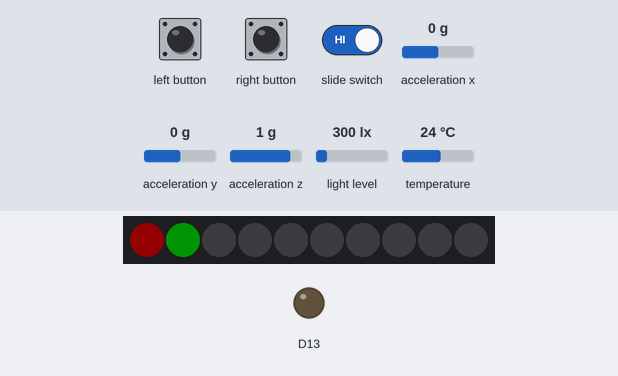
A sketch run on a simulated Adafruit Circuit Playground Express. Shown: 10 RGB LEDs in strip order, left to right, output pins drawn as LEDs (lit = HIGH). The test bench sets the inputs (shaded band); at power-on: acceleration y 0 g, acceleration x 0 g, light level 300 lx, acceleration z 1 g, temperature 24 °C. Dim RGB values are drawn brighter than linear.

Above: at 1.2 s.
1.3 s: slide switch set LOW
At 2.5 s:
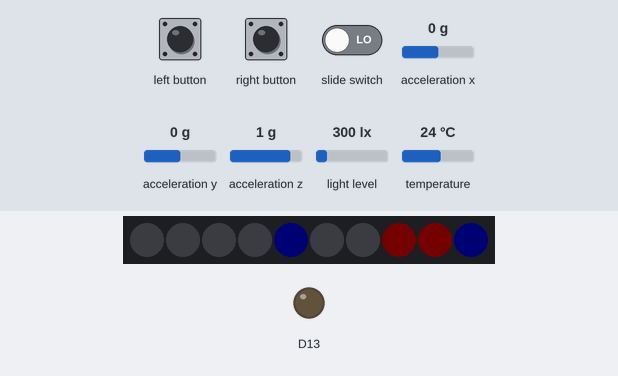
2.8 s: acceleration y set to -0.8 g
At 3.4 s:
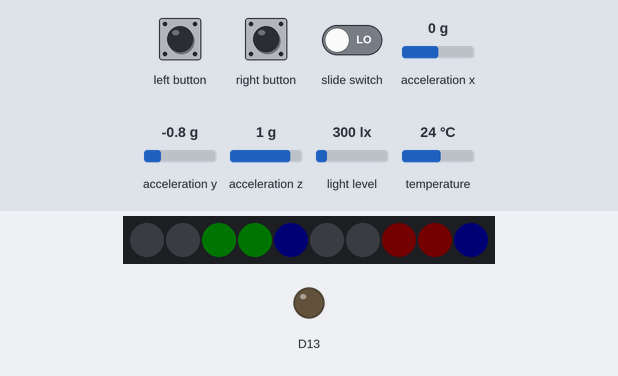
4.3 s: acceleration x set to -1.4 g
At 5.4 s:
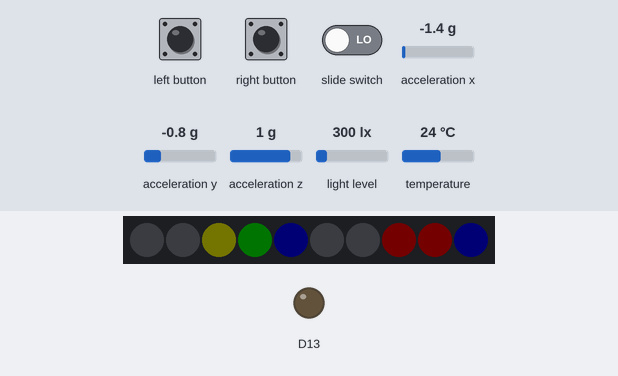
5.8 s: light level set to 40 lx
At 7.0 s:
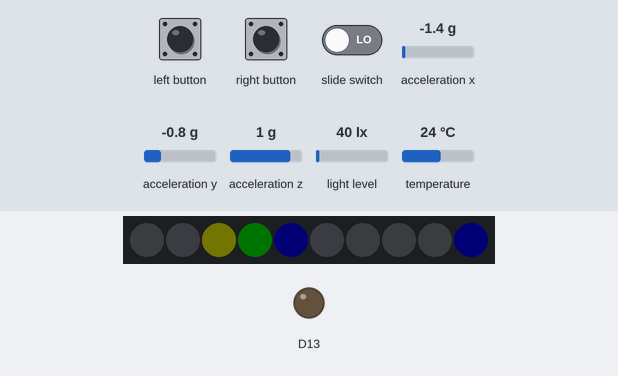
7.3 s: acceleration x set to 0 g
At 8.0 s:
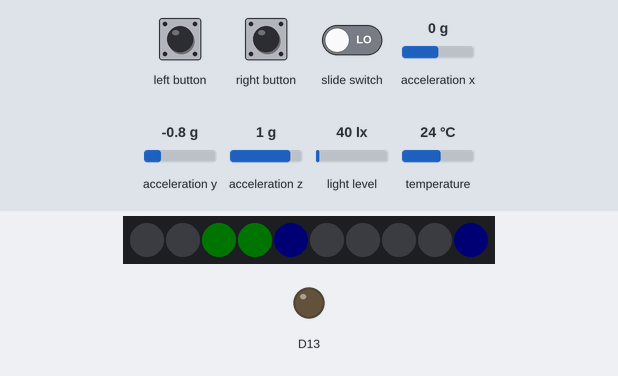
8.8 s: acceleration y set to -1.4 g
At 10.0 s:
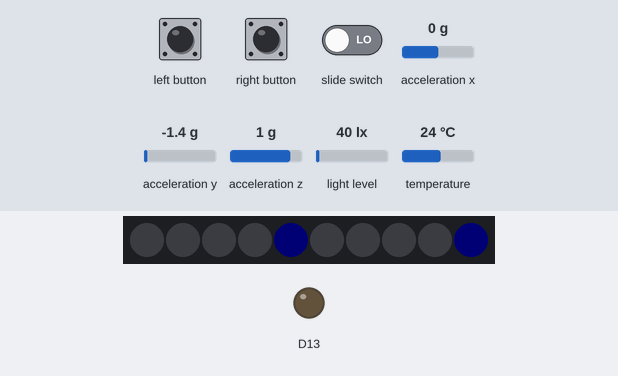
Timing chart, 0 to 11.3 s (numbered marks = the images above; inputs shaded):
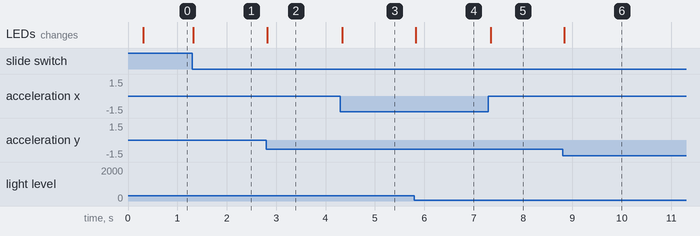

The sketch:

CPX_Serial_and_Data_Smoothing__NeoPixel__PATCH_Change6.10.ino
```cpp
///tried adding in averaging
#include <Adafruit_CircuitPlayground.h>

//const int numReadings = 20;
//int xReadings[numReadings];      // the readings from the analog input, added x b/c there was a "readings" in Heep's scaling code
//int readIndex = 0;              // the index of the current reading
//int total = 0;                  // the running total
//int averageLight = 0;                // the average

//for button counter
int buttonState      = 0;     // current state of the button
int lastButtonState  = 0;     // previous state of the button
int ledState         = 0;     // remember current led state
int patchNum = 1;

void setup() {
  CircuitPlayground.begin();
  Serial1.begin(115200);
  //    for (int thisReading = 0; thisReading < numReadings; thisReading++) {
  //    xReadings[thisReading] = 0;
  //    }
}

bool leftButton;
bool rightButton;
bool slideSwitch;
byte bytes[10];

int loopDelay = 10;

byte scaleReading(float reading, int offset, int divide) {
  byte byteReading = byte((reading + offset) / divide * 0xff);

  if (byteReading <= 0) {
    return 0;
  }
  if (byteReading > 254) {
    return 254;
  }
  return byteReading;

}

void ledReadings(byte x, byte y, byte z, byte sound, byte light) {
    CircuitPlayground.clearPixels();
    CircuitPlayground.setBrightness(1);
    CircuitPlayground.setPixelColor(0, x * 5,  100, 100);
    CircuitPlayground.setPixelColor(1, x * 5,  100, 100);
    CircuitPlayground.setPixelColor(2, x,  y * 5,  0);
    CircuitPlayground.setPixelColor(3, 100,  y * 5,  0);
    CircuitPlayground.setPixelColor(4, 100,  100,  z);
    CircuitPlayground.setPixelColor(5, 0,  sound,  0);
    CircuitPlayground.setPixelColor(6, 0, sound, 0);
    CircuitPlayground.setPixelColor(7, light, 0,  50);
    CircuitPlayground.setPixelColor(8, light,  0,  50);
    CircuitPlayground.setPixelColor(9, 125,  125,  255);
}

void loop() {

  //
  // // subtract the last reading:
  //  total = total - xReadings[readIndex];
  //  // read from the sensor:
  //  xReadings[readIndex] = CircuitPlayground.lightSensor();
  //  // add the reading to the total:
  //  total = total + xReadings[readIndex];
  //  // advance to the next position in the array:
  //  readIndex = readIndex + 1;
  //
  //  // if we're at the end of the array...
  //  if (readIndex >= numReadings) {
  //    // ...wrap around to the beginning:
  //    readIndex = 0;
  //  }
  //
  //  // calculate the average:
  //  averageLight = total / numReadings;

  byte light = CircuitPlayground.lightSensor();
  byte x = scaleReading(CircuitPlayground.motionX(), 10, 20);
  byte y = scaleReading(CircuitPlayground.motionY(), 10, 20);
  byte z = scaleReading(CircuitPlayground.motionZ(), 10, 20);
  byte sound = scaleReading(CircuitPlayground.mic.soundPressureLevel(10), -50, 50);
  byte temp = scaleReading(CircuitPlayground.temperatureF(), 60, 100);
  leftButton = CircuitPlayground.leftButton();
  rightButton = CircuitPlayground.rightButton();
  slideSwitch = CircuitPlayground.slideSwitch();

  bytes[0] = 0xff;
  bytes[1] = light;
  bytes[2] = x;
  bytes[3] = y;
  bytes[4] = z;
  bytes[5] = sound;
  bytes[6] = leftButton;
  bytes[7] = rightButton;
  bytes[8] = slideSwitch;
  bytes[9] = temp;
  bytes[10] = patchNum;
  Serial1.write(bytes, 11);

  buttonState = leftButton;

  // check if the button is pressed or released
  // by comparing the buttonState to its previous state
  if (buttonState != lastButtonState) {

    // change the state of the led when someone pressed the button
    if (slideSwitch == 1 && buttonState == 1) {
      patchNum++;
      if (patchNum > 9) {
        (patchNum = 0);
      }
    }

    // remember the current state of the button
    lastButtonState = buttonState;
  }

  if (slideSwitch == 1) {
    CircuitPlayground.clearPixels();
    for (int i = 0; i < 9; i++) {
      if (i < patchNum) {
        CircuitPlayground.setPixelColor(i, 255, 0, 0);
      }
    }
    CircuitPlayground.setPixelColor(patchNum, 0, 255, 0);
  }

  if (slideSwitch == 0) {
    ledReadings(x, y, z, sound, light);
  }

  delay(loopDelay);
}
```

Measured:
- after the input at 1.3 s, the LEDs: change at once (image 1)
- after the input at 2.8 s, the LEDs: change at once (image 2)
- after the input at 4.3 s, the LEDs: change at once (image 3)
- after the input at 5.8 s, the LEDs: change at once (image 4)
- after the input at 7.3 s, the LEDs: change after 0.05 s (image 5)
- after the input at 8.8 s, the LEDs: change at once (image 6)
